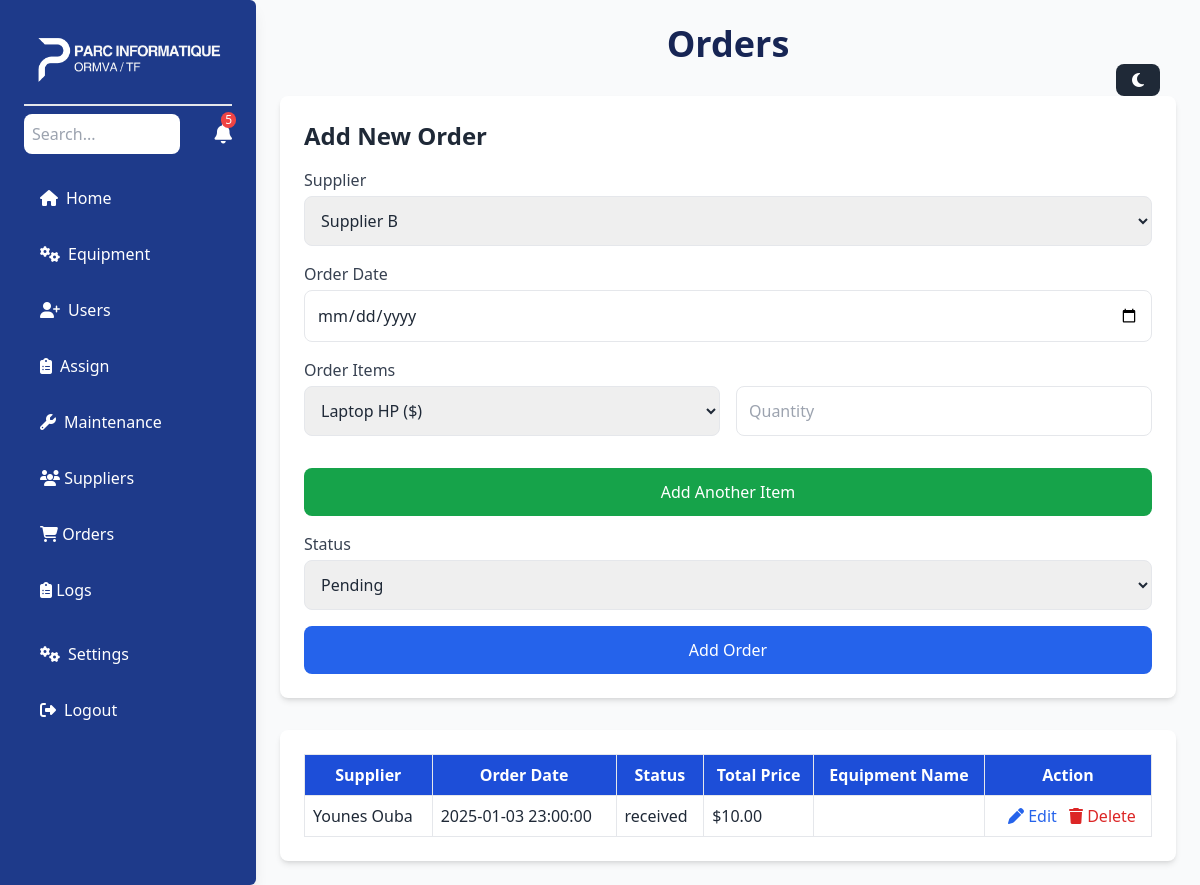
Page /orders.php on the earlier database version.
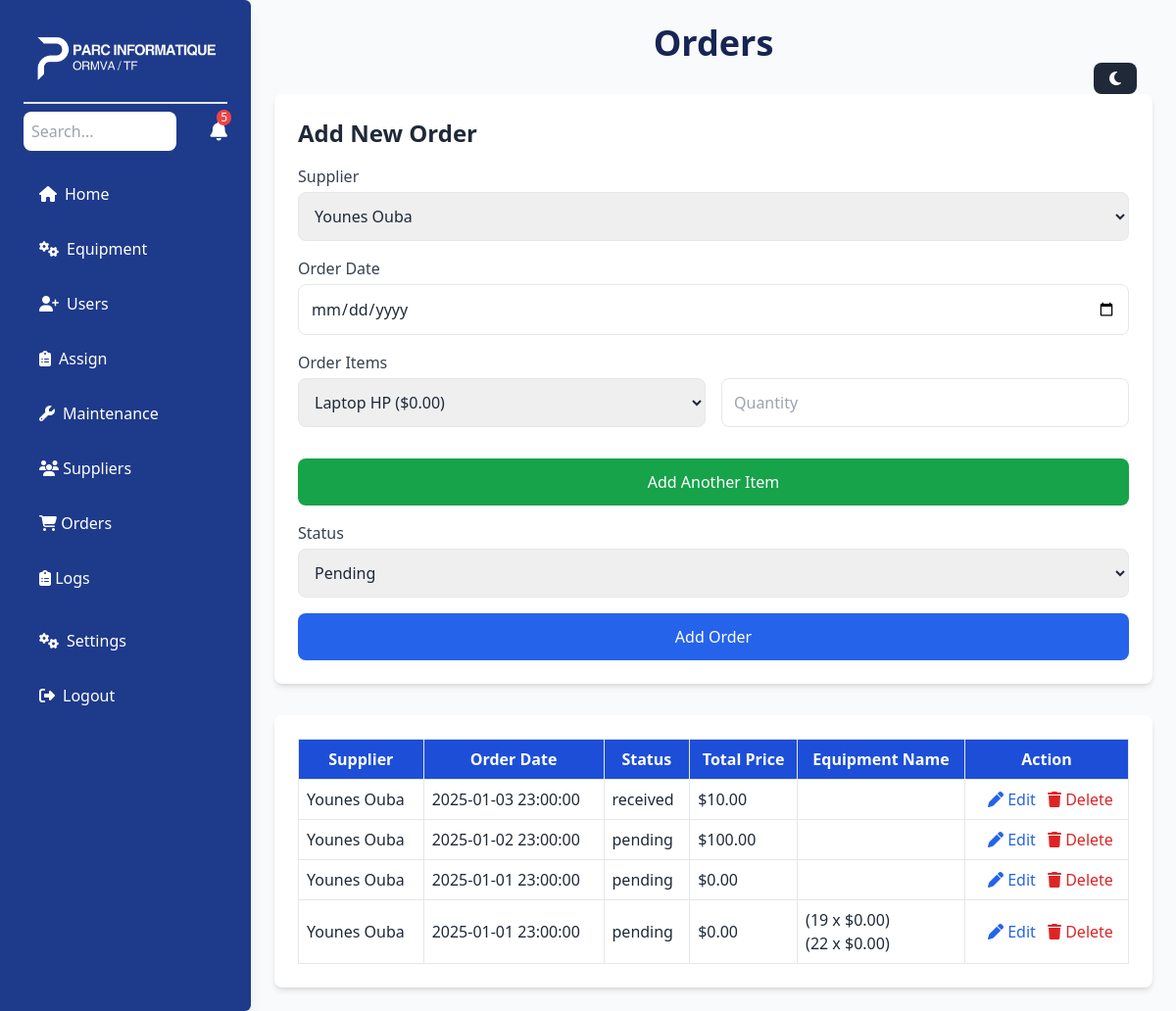
Same page on the later database version.
### tables this page shows
CREATE TABLE `orders` (
  `id` int(11) NOT NULL,
  `supplier_id` int(11) NOT NULL,
  `order_date` timestamp NOT NULL DEFAULT current_timestamp(),
  `total_amount` decimal(10,2) NOT NULL,
  `status` enum('pending','shipped','received','canceled') DEFAULT 'pending'
);

CREATE TABLE `suppliers` (
  `id` int(11) NOT NULL,
  `name` varchar(100) NOT NULL,
  `contact_person` varchar(100) DEFAULT NULL,
  `phone` varchar(20) DEFAULT NULL,
  `email` varchar(100) DEFAULT NULL,
  `address` text DEFAULT NULL,
  `created_at` timestamp NOT NULL DEFAULT current_timestamp()
);

CREATE TABLE `order_items` (
  `id` int(11) NOT NULL,
  `order_id` int(11) NOT NULL,
  `equipment_id` int(11) NOT NULL,
  `quantity` int(11) NOT NULL,
  `unit_price` decimal(10,2) NOT NULL,
  `equipment_name` varchar(100) NOT NULL
);

### orders.php (the view, shortened to what this page needs)
<?php
require 'config.php';
$stmt = $pdo->prepare("SELECT id, name FROM suppliers");
$stmt->execute();
$suppliers = $stmt->fetchAll(PDO::FETCH_ASSOC);
$stmt = $pdo->prepare("SELECT id, name, price FROM equipment");
$stmt->execute();
$equipment = $stmt->fetchAll(PDO::FETCH_ASSOC);
$sql = "SELECT orders.id, suppliers.name AS supplier, orders.order_date, orders.total_amount, orders.status
        FROM orders
        JOIN suppliers ON orders.supplier_id = suppliers.id
        ORDER BY orders.order_date DESC";
$result = $pdo->query($sql);
$order_items_sql = "SELECT order_items.order_id, order_items.equipment_name, order_items.quantity, order_items.unit_price
                    FROM order_items
                    JOIN orders ON order_items.order_id = orders.id";
$order_items_result = $pdo->query($order_items_sql);
$order_items = $order_items_result->fetchAll(PDO::FETCH_ASSOC);
?>
<!DOCTYPE html>
<html lang="en">
<head>
    <script src="https://cdn.tailwindcss.com"></script>
</head>
<body class="bg-gray-50 text-gray-800">
<div id="sidebar" class="md:flex hidden w-64 bg-blue-900 rounded-r-md scroll-m-10 text-white p-6 fixed top-0 left-0 h-full shadow-lg transform -translate-x-full md:translate-x-0 transition-transform duration-300 overflow-y-auto custom-scrollbar">
    <div class="space-y-6 w-full">
        <div class="logo w-full border-b-2 -mt-10 mx-auto sticky -top-6 bg-blue-900 z-10 ">
            <img src="assets/logo.png" alt="" class="w-48 -mb-4 mx-auto">
        </div>
        <div class="flex justify-between items-center">
            <input type="text" placeholder="Search..." class="w-3/4 p-2 text-black rounded-lg focus:outline-none focus:ring-2 focus:ring-blue-500" aria-label="Search">
            <button class="relative text-xl" aria-label="Notifications">
                <i class="fas fa-bell"></i>
                <span class="absolute top-0 -mt-2 -mr-1 right-0 bg-red-500 text-white text-xs px-1 rounded-full">5</span>
            </button>
        </div>
        <div class="space-y-4 mt-6">
            <a href="index.php" class="flex items-center space-x-2 hover:bg-blue-700 px-4 py-2 rounded-lg">
                <i class="fas fa-home"></i>
                <span>Home</span>
            </a>
            <a href="equipment.php" class="flex items-center space-x-2 hover:bg-blue-700 px-4 py-2 rounded-lg">
                <i class="fas fa-cogs"></i>
                <span>Equipment</span>
            </a>
            <a href="addUser.php" class="flex items-center space-x-2 hover:bg-blue-700 px-4 py-2 rounded-lg">
                <i class="fas fa-user-plus"></i>
                <span>Users</span>
            </a>
            <a href="assign.php" class="flex items-center space-x-2 hover:bg-blue-700 px-4 py-2 rounded-lg">
                <i class="fas fa-clipboard-list"></i>
                <span>Assign</span>
            </a>
            <a href="maintenance.php" class="flex items-center space-x-2 hover:bg-blue-700 px-4 py-2 rounded-lg">
                <i class="fas fa-wrench"></i>
                <span>Maintenance</span>
            </a>
            <a href="suppliers.php" class="block py-2 px-4 hover:bg-blue-700">
                <i class="fas fa-users"></i>
                <span>Suppliers</span>
            </a>
                <a href="orders.php" class="block py-2 px-4 hover:bg-blue-700">
                    <i class="fas fa-shopping-cart"></i>
                    <span>Orders</span>
                </a>
                <a href="logs.php" class="block py-2 px-4 hover:bg-blue-700">
                    <i class="fas fa-clipboard-list"></i>
                    <span>Logs</span>
                </a>
        </div>
        <div class="mt-8 space-y-4">
            <a href="settings.php" class="flex items-center space-x-2 hover:bg-blue-700 px-4 py-2 rounded-lg">
                <i class="fas fa-cogs"></i>
                <span>Settings</span>
            </a>
<a href="#" id="logoutBtn" class="flex mb-4 items-center space-x-2 hover:bg-blue-700 px-4 py-2 rounded-lg">
    <i class="fas fa-sign-out-alt"></i>
    <span>Logout</span>
</a>
        </div>
    </div>
</div>
    <div class="p-6 fixed top-4 mt-6 right-4 z-50">
        <button id="darkModeToggle" class="bg-gray-800 text-white px-4 py-2 rounded-lg flex items-center hover:bg-gray-600 transition-colors duration-300">
            <i id="darkModeIcon" class="fas fa-moon"></i>
        </button>
    </div>
    <div class="ml-0 md:ml-64 p-6">
        <h2 class="text-4xl font-bold text-center mb-8 text-blue-950">Orders</h2>
        <div class="bg-white p-6 rounded-lg shadow-md mb-8">
            <h3 class="text-2xl font-bold mb-4">Add New Order</h3>
            <form action="orders.php" method="POST" class="space-y-4">
                <div>
                    <label class="block text-gray-700 font-medium mb-1">Supplier</label>
                    <select name="supplier_id" class="w-full p-3 border rounded-lg focus:ring-2 focus:ring-blue-500" required>
                        <?php foreach ($suppliers as $supplier): ?>
                            <option value="<?= htmlspecialchars($supplier['id']) ?>"><?= htmlspecialchars($supplier['name']) ?></option>
                        <?php endforeach; ?>
                    </select>
                </div>
                <div>
                    <label class="block text-gray-700 font-medium mb-1">Order Date</label>
                    <input type="date" name="order_date" class="w-full p-3 border rounded-lg focus:ring-2 focus:ring-blue-500" required>
                </div>
                <div id="order-items">
                    <label class="block text-gray-700 font-medium mb-1">Order Items</label>
                    <div class="flex space-x-4 mb-4">
                        <select name="equipment_id[]" class="w-full p-3 border rounded-lg focus:ring-2 focus:ring-blue-500" required>
                            <?php foreach ($equipment as $item): ?>
                                <option value="<?= htmlspecialchars($item['id']) ?>"><?= htmlspecialchars($item['name']) ?> ($<?= htmlspecialchars($item['price']) ?>)</option>
                            <?php endforeach; ?>
                        </select>
                        <input type="number" name="quantity[]" class="w-full p-3 border rounded-lg focus:ring-2 focus:ring-blue-500" placeholder="Quantity" required>
                    </div>
                </div>
                <button type="button" id="add-item" class="w-full bg-green-600 text-white p-3 rounded-lg font-medium hover:bg-green-700 transition">Add Another Item</button>
                <div>
                    <label class="block text-gray-700 font-medium mb-1">Status</label>
                    <select name="status" class="w-full p-3 border rounded-lg focus:ring-2 focus:ring-blue-500" required>
                        <option value="pending">Pending</option>
                    </select>
                </div>
                <button type="submit" class="w-full bg-blue-600 text-white p-3 rounded-lg font-medium hover:bg-blue-700 transition">Add Order</button>
            </form>
        </div>
        <div class="bg-white p-6 rounded-lg shadow-md overflow-x-auto">
            <table class="w-full border-collapse">
                <thead>
                    <tr class="bg-blue-700 text-white">
                        <th class="p-2 border">Supplier</th>
                        <th class="p-2 border">Order Date</th>
                        <th class="p-2 border">Status</th>
                        <th class="p-2 border">Total Price</th>
                        <th class="p-2 border">Equipment Name</th>
                        <th class="p-2 border">Action</th>
                    </tr>
                </thead>
                <tbody>
                    <?php while ($row = $result->fetch(PDO::FETCH_ASSOC)): ?>
                    <tr class="hover:bg-gray-100">
                        <td class="p-2 border"><?= htmlspecialchars($row['supplier']) ?></td>
                        <td class="p-2 border"><?= htmlspecialchars($row['order_date']) ?></td>
                        <td class="p-2 border"><?= htmlspecialchars($row['status']) ?></td>
                        <td class="p-2 border">$<?= htmlspecialchars($row['total_amount']) ?></td>
                        <td class="p-2 border">
                            <?php foreach ($order_items as $item): ?>
                                <?php if ($item['order_id'] == $row['id']): ?>
                                    <?= htmlspecialchars($item['equipment_name']) ?> (<?= htmlspecialchars($item['quantity']) ?> x $<?= htmlspecialchars($item['unit_price']) ?>)<br>
                                <?php endif; ?>
                            <?php endforeach; ?>
                        </td>
                        <td class="p-2 border text-center">
                            <a href="edit_order.php?id=<?= htmlspecialchars($row['id']) ?>" class="text-blue-600 hover:underline ml-2"><i class="fas fa-pen"></i> Edit</a>
                            <a href="delete_order.php?id=<?= htmlspecialchars($row['id']) ?>" class="text-red-600 hover:underline ml-2"><i class="fas fa-trash"></i> Delete</a>
                        </td>
                    </tr>
                    <?php endwhile; ?>
                </tbody>
            </table>
        </div>
    </div>
</body>
</html>

Differences in the rows shown:
added orders: supplier.name "Younes Ouba", order_date "2025-01-02 23:00:00", status "pending", total_amount "100.00"
added orders: supplier.name "Younes Ouba", order_date "2025-01-01 23:00:00", status "pending", total_amount "0.00"
added orders: supplier.name "Younes Ouba", order_date "2025-01-01 23:00:00", status "pending", total_amount "0.00"
added order_items: quantity "19", unit_price "0.00"
added order_items: quantity "22", unit_price "0.00"
Other differences:
form field supplier_id: "Supplier B" → "Younes Ouba"
form field value: "Laptop HP ($)" → "Laptop HP ($0.00)"
